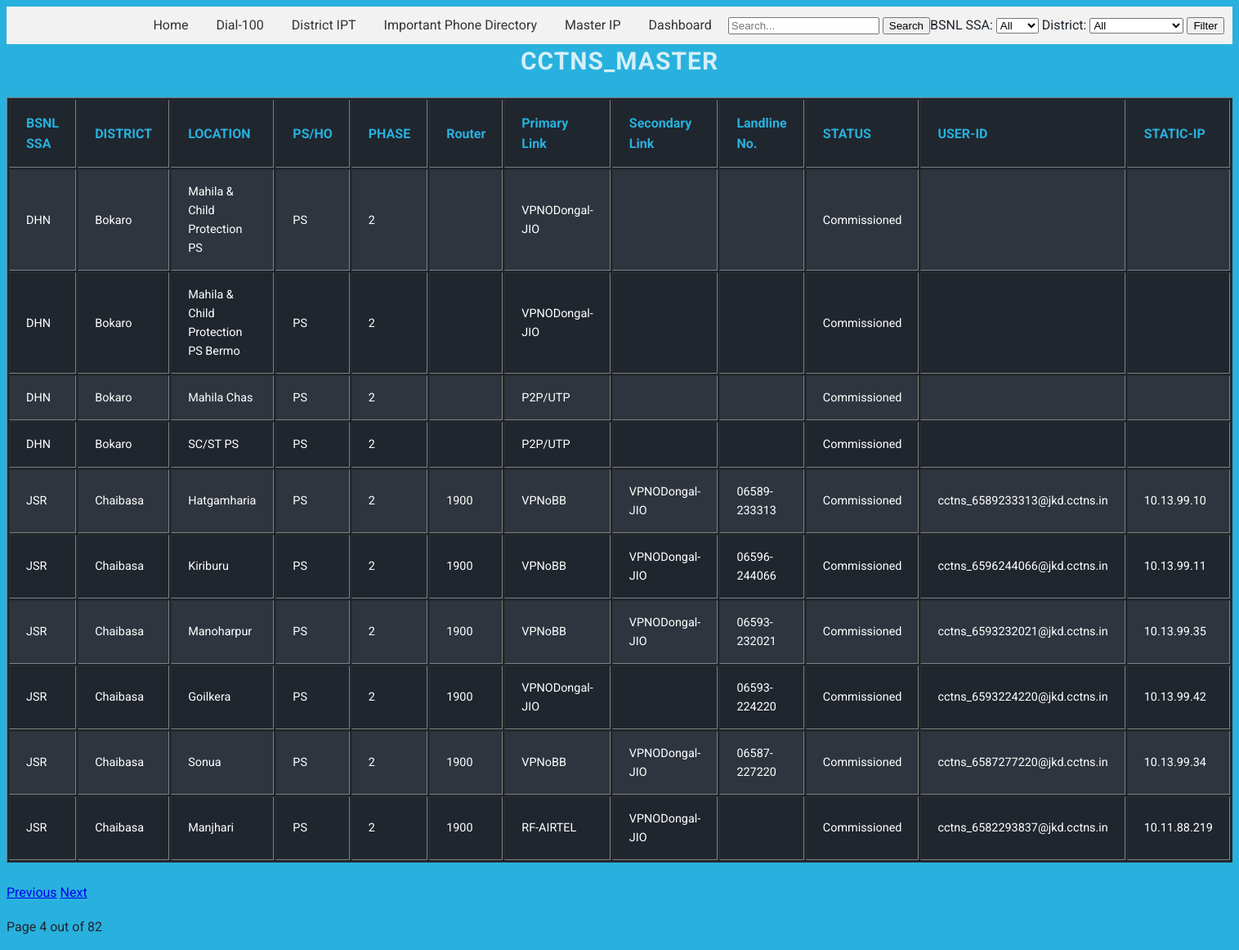
Page /cctns/index.php?page=4 on the committed database.
### tables this page shows
CREATE TABLE `cctns_master` (
  `id` int(11) NOT NULL,
  `BSNL_SSA` varchar(255) DEFAULT NULL,
  `DISTRICT` varchar(255) DEFAULT NULL,
  `LOCATION` varchar(255) DEFAULT NULL,
  `PS_HO` varchar(255) DEFAULT NULL,
  `PHASE` varchar(255) DEFAULT NULL,
  `Router` varchar(255) DEFAULT NULL,
  `VoIP` varchar(255) DEFAULT NULL,
  `Video_Conference` varchar(255) DEFAULT NULL,
  `Primary_Link` varchar(255) DEFAULT NULL,
  `Secondary_Link` varchar(255) DEFAULT NULL,
  `DATE` date DEFAULT NULL,
  `Landline_No` varchar(20) DEFAULT NULL,
  `STATUS` varchar(50) DEFAULT NULL,
  `USER_ID` varchar(50) DEFAULT NULL,
  `STATIC_IP` varchar(50) DEFAULT NULL
);

### cctns/index.php (the view, shortened to what this page needs)
<?php
$connection = mysqli_connect(DB_HOST, DB_USER, DB_PASSWORD, DB_NAME, DB_PORT);
$currentPage = isset($_GET['page']) ? (int)$_GET['page'] : 1;
$recordsPerPage = 10;
$startFrom = ($currentPage - 1) * $recordsPerPage;
$query = "SELECT * FROM cctns_master WHERE 1=1";
$query .= " LIMIT $startFrom, $recordsPerPage";
$result = mysqli_query($connection, $query);
$totalRecordsQuery = "SELECT COUNT(*) as total FROM cctns_master WHERE 1=1";
$totalRecordsResult = mysqli_query($connection, $totalRecordsQuery);
$totalRecordsRow = mysqli_fetch_assoc($totalRecordsResult);
$totalRecords = $totalRecordsRow['total'];
$totalPages = ceil($totalRecords / $recordsPerPage);
?>
<!DOCTYPE html>
<html>
<head>
    <link rel="stylesheet" href="css/style.css">
	<link rel="stylesheet" href="css/menu.css">
</head>
<body>
 <nav>
        <ul>
            <li><a href="index.php">Home</a></li>
			<li><a href="../index.php">Dial-100</a></li>
            <li><a href="../allipphones.php">District IPT</a></li>
			<li><a href="../directory.php">Important Phone Directory</a></li>
			<li><a href="../master/index.php">Master IP</a></li>
			<li><a href="../dashboard.php">Dashboard</a></li>
        </ul>
       <form action="index.php" method="GET" class="filter-form">
    <input type="text" name="search" placeholder="Search..." class="search-input">
    <button type="submit" class="search-button">Search</button>
</form>
			<div class="filter-form">
        <form action="index.php" method="GET">
            <label for="ssa">BSNL SSA:</label>
            <select name="ssa" id="ssa">
                <option value="">All</option>
            </select>
            <label for="district">District:</label>
            <select name="district" id="district">
                <option value="">All</option>
            </select>
            <button type="submit">Filter</button>
        </form>
    </div>
    </nav>
    <h1>cctns_master </h1>
    <table border="1">
        <tr>
            <th>BSNL SSA</th>
            <th>DISTRICT</th>
            <th>LOCATION</th>
            <th>PS/HO</th>
            <th>PHASE</th>
            <th>Router</th>
            <th>Primary Link</th>
            <th>Secondary Link</th>
            <th>Landline No.</th>
            <th>STATUS</th>
            <th>USER-ID</th>
            <th>STATIC-IP</th>
        </tr>
        <?php
        while ($row = mysqli_fetch_assoc($result)) {
            echo "<tr>";
            echo "<td>{$row['BSNL_SSA']}</td>";
            echo "<td>{$row['DISTRICT']}</td>";
            echo "<td>{$row['LOCATION']}</td>";
            echo "<td>{$row['PS_HO']}</td>";
            echo "<td>{$row['PHASE']}</td>";
            echo "<td>{$row['Router']}</td>";
            echo "<td>{$row['Primary_Link']}</td>";
            echo "<td>{$row['Secondary_Link']}</td>";
            echo "<td>{$row['Landline_No']}</td>";
            echo "<td>{$row['STATUS']}</td>";
            echo "<td>{$row['USER_ID']}</td>";
            echo "<td>{$row['STATIC_IP']}</td>";
            echo "</tr>";
        }
        ?>
    </table>
	<footer>
    <div class="pagination">
        <?php if ($currentPage > 1) { ?>
            <a href="index.php?page=<?php echo $currentPage - 1; ?>" class="pagination-link">Previous</a>
        <?php } ?>
        <?php if ($currentPage < $totalPages) { ?>
            <a href="index.php?page=<?php echo $currentPage + 1; ?>" class="pagination-link">Next</a>
        <?php } ?>
        <p class="pagination-info">Page <?php echo $currentPage; ?> out of <?php echo $totalPages; ?></p>
    </div>
</footer>
</body>
</html>

### cctns/css/style.css (style rules this page uses)
html { font-size: 62.5%; }
body { font-family: 'Roboto', 'Helvetica Neue', Helvetica, Arial, sans-serif; font-size: 1.6rem; line-height: 1.6; color: #20262e; background-color: #28b1de; -webkit-font-smoothing: antialiased; -moz-osx-font-smoothing: grayscale; }
h1 { text-align: center; font-size: 3rem; color: rgba(255, 255, 255, .8); text-transform: uppercase; line-height: 1.375; margin: 0 0 2.4rem 0; letter-spacing: 1px; }
table { width: 100%; min-width: 300px; margin-bottom: 2.4rem; background-color: #20262e; color: #fff; overflow: hidden; }
table tr:nth-child(even) { background-color: rgb(46, 53, 62); }
table th, table td:before { color: #28b1de; }
table th { display: none; }
table th, table td { margin: .5rem 2rem; text-align: left; }
table td { display: block; font-size: 90%; }
table td:first-child { padding-top: 1rem; }
table td:last-child { padding-bottom: 1rem; }
table td:before { content: attr(data-th) ':\00a0'; font-weight: bold; min-width: 8rem; display: inline-block; }
@media (min-width: 600px) { table td:before { display: none; } }
@media (min-width: 600px) { table th, table td { display: table-cell; } }
@media (min-width: 600px) { table th, table td, table td:first-child, table td:last-child { padding: 1.5rem 2rem; } }

### cctns/css/menu.css (style rules this page uses)
nav { display: flex; justify-content: flex-end; align-items: center; background-color: #f2f2f2; padding: 10px; }
nav ul { list-style: none; margin: 0; padding: 0; }
nav ul li { display: inline-block; margin-right: 10px; }
nav ul li a { text-decoration: none; color: #333; padding: 5px 10px; }

### rows in the picture
cctns_master: BSNL_SSA "DHN", DISTRICT "Bokaro", LOCATION "Mahila & Child Protection PS", PS_HO "PS", PHASE "2", Primary_Link "VPNODongal-JIO", STATUS "Commissioned"
cctns_master: BSNL_SSA "DHN", DISTRICT "Bokaro", LOCATION "Mahila & Child Protection PS Bermo", PS_HO "PS", PHASE "2", Primary_Link "VPNODongal-JIO", STATUS "Commissioned"
cctns_master: BSNL_SSA "DHN", DISTRICT "Bokaro", LOCATION "Mahila Chas", PS_HO "PS", PHASE "2", Primary_Link "P2P/UTP", STATUS "Commissioned"
cctns_master: BSNL_SSA "DHN", DISTRICT "Bokaro", LOCATION "SC/ST PS", PS_HO "PS", PHASE "2", Primary_Link "P2P/UTP", STATUS "Commissioned"
cctns_master: BSNL_SSA "JSR", DISTRICT "Chaibasa", LOCATION "Hatgamharia", PS_HO "PS", PHASE "2", Router "1900", Primary_Link "VPNoBB", Secondary_Link "VPNODongal-JIO", Landline_No "06589-233313", STATUS "Commissioned", USER_ID "cctns_6589233313@jkd.cctns.in", STATIC_IP "10.13.99.10"
cctns_master: BSNL_SSA "JSR", DISTRICT "Chaibasa", LOCATION "Kiriburu", PS_HO "PS", PHASE "2", Router "1900", Primary_Link "VPNoBB", Secondary_Link "VPNODongal-JIO", Landline_No "06596-244066", STATUS "Commissioned", USER_ID "cctns_6596244066@jkd.cctns.in", STATIC_IP "10.13.99.11"
cctns_master: BSNL_SSA "JSR", DISTRICT "Chaibasa", LOCATION "Manoharpur", PS_HO "PS", PHASE "2", Router "1900", Primary_Link "VPNoBB", Secondary_Link "VPNODongal-JIO", Landline_No "06593-232021", STATUS "Commissioned", USER_ID "cctns_6593232021@jkd.cctns.in", STATIC_IP "10.13.99.35"
cctns_master: BSNL_SSA "JSR", DISTRICT "Chaibasa", LOCATION "Goilkera", PS_HO "PS", PHASE "2", Router "1900", Primary_Link "VPNODongal-JIO", Landline_No "06593-224220", STATUS "Commissioned", USER_ID "cctns_6593224220@jkd.cctns.in", STATIC_IP "10.13.99.42"
cctns_master: BSNL_SSA "JSR", DISTRICT "Chaibasa", LOCATION "Sonua", PS_HO "PS", PHASE "2", Router "1900", Primary_Link "VPNoBB", Secondary_Link "VPNODongal-JIO", Landline_No "06587-227220", STATUS "Commissioned", USER_ID "cctns_6587277220@jkd.cctns.in", STATIC_IP "10.13.99.34"
cctns_master: BSNL_SSA "JSR", DISTRICT "Chaibasa", LOCATION "Manjhari", PS_HO "PS", PHASE "2", Router "1900", Primary_Link "RF-AIRTEL", Secondary_Link "VPNODongal-JIO", STATUS "Commissioned", USER_ID "cctns_6582293837@jkd.cctns.in", STATIC_IP "10.11.88.219"

### other values in the picture
$currentPage "4"
$totalPages "82"
